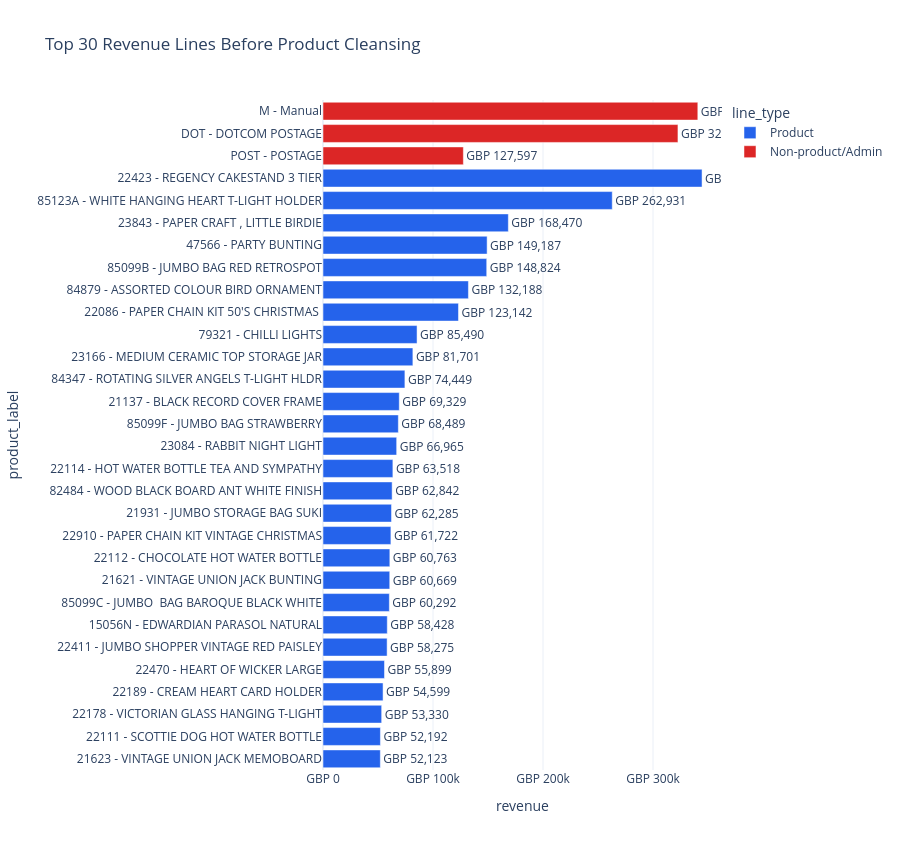

Notebook cell for this chart:
### Code cell
product_revenue_before = valid_sales_raw.groupby(["product_id_clean", "product_description", "line_type"]).agg(
    rows=("order_id", "count"),
    revenue=("line_revenue", "sum"),
    qty=("quantity", "sum"),
    orders=("order_id", "nunique"),
    avg_unit_price=("unit_price", "mean"),
).reset_index().sort_values("revenue", ascending=False)

top30_before = product_revenue_before.head(30).copy()
top30_before["product_label"] = top30_before["product_id_clean"].astype(str) + " - " + top30_before["product_description"].astype(str).str.slice(0, 45)

fig = px.bar(
    top30_before.sort_values("revenue"),
    x="revenue",
    y="product_label",
    color="line_type",
    orientation="h",
    title="Top 30 Revenue Lines Before Product Cleansing",
    template=PLOTLY_TPL,
    text=top30_before.sort_values("revenue")["revenue"].map(lambda x: f"GBP {x:,.0f}"),
    color_discrete_map={"Product": "#2563eb", "Non-product/Admin": "#dc2626"},
)
fig.update_traces(textposition="outside")
fig.update_layout(height=850)
fig.update_xaxes(tickprefix="GBP ")
fig.show()

top30_before

### Figure 1 — Plotly figure (JSON) as saved in the notebook; plotly's stock layout.template omitted (floating-point values rounded to 4 significant figures)
{"data": [{"hovertemplate": "line_type=Product<br>revenue=%{x}<br>product_label=%{y}<br>text=%{text}<extra></extra>", "legendgroup": "Product", "marker": {"color": "#2563eb", "pattern": {"shape": ""}}, "name": "Product", "orientation": "h", "showlegend": true, "text": ["GBP 52,123", "GBP 52,192", "GBP 53,330", "GBP 54,599", "GBP 55,899", "GBP 58,275", "GBP 58,428", "GBP 60,292", "GBP 60,669", "GBP 60,763", "GBP 61,722", "GBP 62,285", "GBP 62,842", "GBP 63,518", "GBP 66,965", "GBP 68,489", "GBP 69,329", "GBP 74,449", "GBP 81,701", "GBP 85,490", "GBP 123,142", "GBP 132,188", "GBP 148,824", "GBP 149,187", "GBP 168,470", "GBP 262,931", "GBP 344,563"], "textposition": "outside", "type": "bar", "x": [52120.0, 52190.0, 53330.0, 54600.0, 55900.0, 58280.0, 58430.0, 60290.0, 60670.0, 60760.0, 61720.0, 62290.0, 62840.0, 63520.0, 66960.0, 68490.0, 69330.0, 74450.0, 81700.0, 85490.0, 123100.0, 132200.0, 148800.0, 149200.0, 168500.0, 262900.0, 344600.0], "xaxis": "x", "y": ["21623 - VINTAGE UNION JACK MEMOBOARD", "22111 - SCOTTIE DOG HOT WATER BOTTLE", "22178 - VICTORIAN GLASS HANGING T-LIGHT", "22189 - CREAM HEART CARD HOLDER", "22470 - HEART OF WICKER LARGE", "22411 - JUMBO SHOPPER VINTAGE RED PAISLEY", "15056N - EDWARDIAN PARASOL NATURAL", "85099C - JUMBO  BAG BAROQUE BLACK WHITE", "21621 - VINTAGE UNION JACK BUNTING", "22112 - CHOCOLATE HOT WATER BOTTLE", "22910 - PAPER CHAIN KIT VINTAGE CHRISTMAS", "21931 - JUMBO STORAGE BAG SUKI", "82484 - WOOD BLACK BOARD ANT WHITE FINISH", "22114 - HOT WATER BOTTLE TEA AND SYMPATHY", "23084 - RABBIT NIGHT LIGHT", "85099F - JUMBO BAG STRAWBERRY", "21137 - BLACK RECORD COVER FRAME", "84347 - ROTATING SILVER ANGELS T-LIGHT HLDR", "23166 - MEDIUM CERAMIC TOP STORAGE JAR", "79321 - CHILLI LIGHTS", "22086 - PAPER CHAIN KIT 50'S CHRISTMAS ", "84879 - ASSORTED COLOUR BIRD ORNAMENT", "85099B - JUMBO BAG RED RETROSPOT", "47566 - PARTY BUNTING", "23843 - PAPER CRAFT , LITTLE BIRDIE", "85123A - WHITE HANGING HEART T-LIGHT HOLDER", "22423 - REGENCY CAKESTAND 3 TIER"], "yaxis": "y"}, {"hovertemplate": "line_type=Non-product/Admin<br>revenue=%{x}<br>product_label=%{y}<br>text=%{text}<extra></extra>", "legendgroup": "Non-product/Admin", "marker": {"color": "#dc2626", "pattern": {"shape": ""}}, "name": "Non-product/Admin", "orientation": "h", "showlegend": true, "text": ["GBP 127,597", "GBP 322,657", "GBP 340,716"], "textposition": "outside", "type": "bar", "x": [127600.0, 322700.0, 340700.0], "xaxis": "x", "y": ["POST - POSTAGE", "DOT - DOTCOM POSTAGE", "M - Manual"], "yaxis": "y"}], "layout": {"barmode": "relative", "height": 850, "legend": {"title": {"text": "line_type"}, "tracegroupgap": 0}, "title": {"text": "Top 30 Revenue Lines Before Product Cleansing"}, "xaxis": {"anchor": "y", "domain": [0.0, 1.0], "tickprefix": "GBP ", "title": {"text": "revenue"}}, "yaxis": {"anchor": "x", "domain": [0.0, 1.0], "title": {"text": "product_label"}}}}
